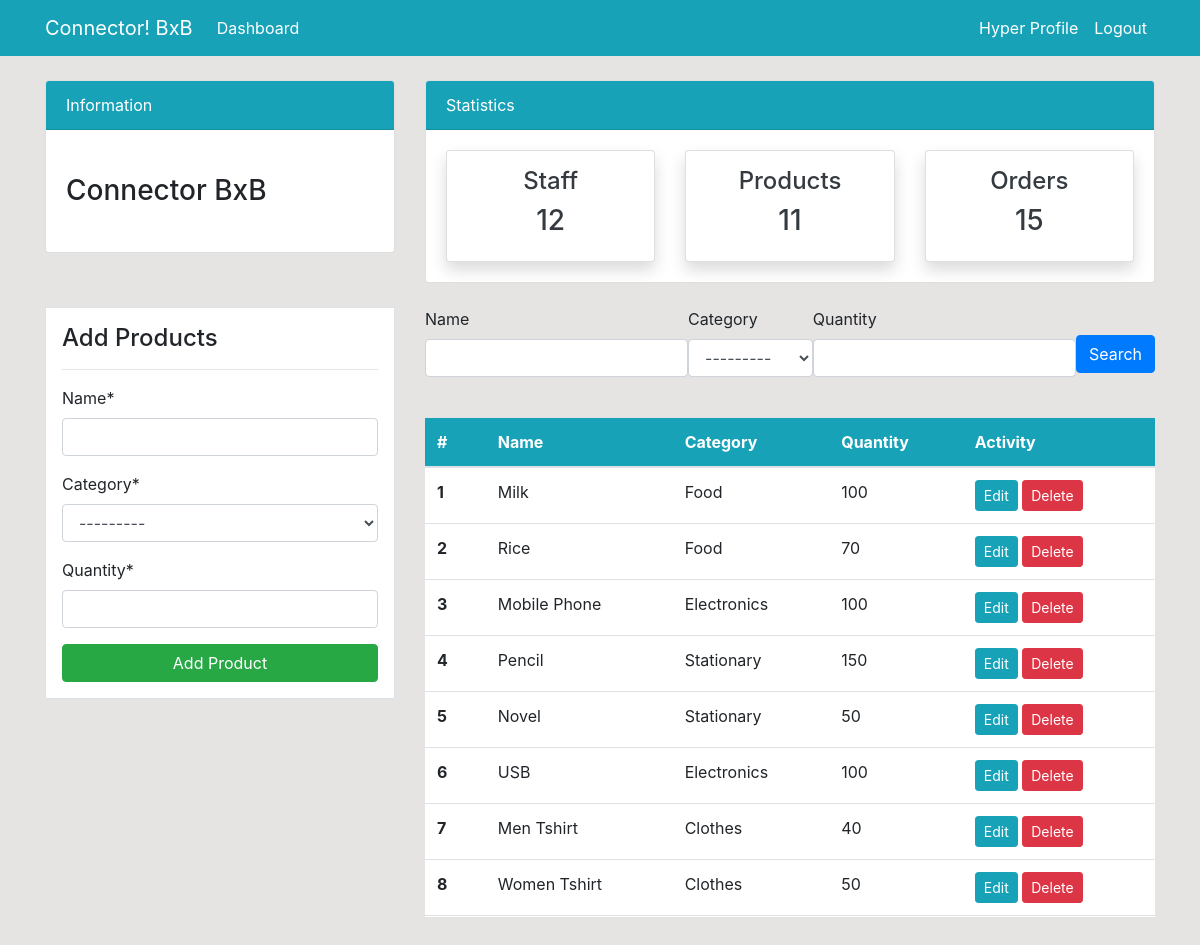
/product/ (signed in), run on the app's committed database.
### dashboard/models.py (models this page shows, shortened)
class Product(models.Model):
    name = models.CharField(max_length=100 , null=True)
    category = models.CharField(max_length=20, choices=CATEGORY , null=True)
    quantity = models.PositiveIntegerField(null=True)
    class Meta:
        verbose_name_plural = 'Products'

### dashboard/views.py (the view)
# urls.py: path('product/', views.product, name='dashboard-product'),
@login_required(login_url='user-login')
def product(request):
    items = Product.objects.all() # using  object relational mapping
    workers_count = User.objects.all().count()
    orders_count = Order.objects.all().count()
    product_count = Product.objects.all().count()
    myFilter_product = ProductFilter(request.GET, queryset = items)
    items = myFilter_product.qs
    if request.method == 'POST':
        form = ProductForm(request.POST)
        if form.is_valid():
            form.save()
            product_name = form.cleaned_data.get('name')
            messages.success(request, f'{product_name} has been added')
            return redirect('dashboard-product')
    else:
        form = ProductForm()
    context = {
        'items' : items,
        'form' : form,
        'workers_count' : workers_count,
        'orders_count' : orders_count,
        'product_count': product_count,
        'myFilter_product' : myFilter_product,
    }
    return render(request, "dashboard/product.html", context)

### dashboard/forms.py
class ProductForm(forms.ModelForm):
    class Meta:
        model = Product
        fields = ['name' , 'category' , 'quantity']

### templates/dashboard/product.html (shortened to what this page needs)
{% extends 'assets/base.html' %}
{% block content %}
{% load crispy_forms_tags %}
{% include 'assets/topnav.html' %}
<div class="container">
  <div class="row my-4">
    <div class="col-md-4">
      <div class="border bg-white p-3">
        <h4>Add Products</h4>
        <hr />
        <form method="POST">
          {% csrf_token %} {{form|crispy}}
          <input
            class="btn btn-success btn-block"
            type="submit"
            value="Add Product"
          />
        </form>
      </div>
    </div>
    <div class="col-md-8">
      <form method="get" style="display:flex;justify-content:space-around;align-items:center;">
        {{myFilter_product.form | crispy}}
        <button class="btn btn-primary mt-2  " type="submit">Search</button>
      </form>
      <br>
      <div style="overflow: auto; height: 500px">
        <table class="table bg-white">
          <thead class="bg-info">
            <tr class="text-white">
              <th scope="col">#</th>
              <th scope="col">Name</th>
              <th scope="col">Category</th>
              <th scope="col">Quantity</th>
              <th scope="col">Activity</th>
            </tr>
          </thead>
          <tbody>
            {% for item in items %}
            <tr>
              <th scope="row">{{forloop.counter}}</th>
              <td>{{item.name}}</td>
              <td>{{item.category}}</td>
              <td>{{item.quantity}}</td>
              <td>
                <a
                  class="btn btn-info btn-sm"
                  href="{% url 'dashboard-product-update'  item.id %}"
                  >Edit</a
                >
                <a
                  class="btn btn-danger btn-sm"
                  href="{% url 'dashboard-product-delete'  item.id %}"
                  >Delete</a
                >
              </td>
            </tr>
            {% endfor %}
          </tbody>
        </table>
      </div>
    </div>
  </div>
</div>
{% endblock %}

### templates/assets/nav.html (shortened to what this page needs)
<nav class="navbar navbar-expand-lg navbar-info bg-info">
  <div class="container">
    {% if user.is_authenticated %}
    <a class="navbar-brand text-white" href="{% url 'dashboard-index' %}"
      >Connector! BxB</a
    >
    <div class="collapse navbar-collapse" id="navbarSupportedContent">
      <ul class="navbar-nav mr-auto">
        <li class="nav-item active">
          <a class="nav-link text-white" href="{% url 'dashboard-index' %}"
            >Dashboard <span class="sr-only">(current)</span></a
          >
        </li>
      </ul>
      <ul class="navbar-nav ml-auto">
        <li class="nav-item active">
          <a class="nav-link text-white" href="{%url 'user-profile'%}"
            >{{ user.username }} Profile <span class="sr-only">(current)</span></a
          >
        </li>
        <li class="nav-item">
          <a class="nav-link text-white" href="{% url 'user-logout'%}"
            >Logout</a
          >
        </li>
      </ul>
      {% endif %}
    </div>
  </div>
</nav>

### static/style.css (style rules this page uses)
body { background: rgb(230, 227, 227); }

### data on the page
Product: name "Milk", category "Food", quantity "100"
Product: name "Rice", category "Food", quantity "70"
Product: name "Mobile Phone", category "Electronics", quantity "100"
Product: name "Pencil", category "Stationary", quantity "150"
Product: name "Novel", category "Stationary", quantity "50"
Product: name "USB", category "Electronics", quantity "100"
Product: name "Men Tshirt", category "Clothes", quantity "40"
Product: name "Women Tshirt", category "Clothes", quantity "50"

### other printed values
{{ user.username }} "Hyper"
{{ workers_count }} "12"
{{ product_count }} "11"
{{ orders_count }} "15"
